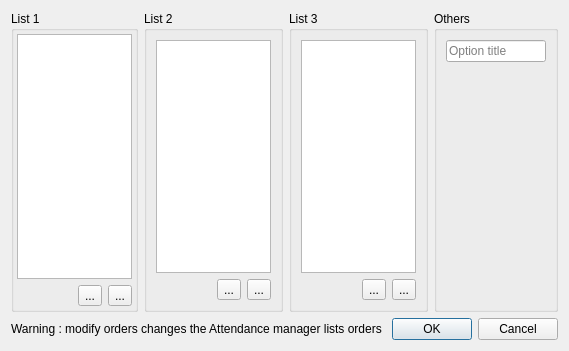
<?xml version="1.0" encoding="UTF-8"?>
<ui version="4.0">
 <class>AttendSettings</class>
 <widget class="QDialog" name="AttendSettings">
  <property name="geometry">
   <rect>
    <x>0</x>
    <y>0</y>
    <width>537</width>
    <height>351</height>
   </rect>
  </property>
  <property name="windowTitle">
   <string>Attendance settings</string>
  </property>
  <property name="locale">
   <locale language="English" country="UnitedKingdom"/>
  </property>
  <layout class="QVBoxLayout" name="verticalLayout">
   <item>
    <layout class="QHBoxLayout" name="horizontalLayout">
     <item>
      <widget class="QGroupBox" name="groupBox">
       <property name="title">
        <string>List 1</string>
       </property>
       <layout class="QVBoxLayout" name="verticalLayout_2">
        <property name="margin">
         <number>3</number>
        </property>
        <item>
         <widget class="QListWidget" name="listWidget_1st">
          <property name="locale">
           <locale language="English" country="UnitedKingdom"/>
          </property>
          <property name="dragEnabled">
           <bool>true</bool>
          </property>
          <property name="dragDropMode">
           <enum>QAbstractItemView::InternalMove</enum>
          </property>
          <property name="movement">
           <enum>QListView::Free</enum>
          </property>
          <property name="currentRow">
           <number>-1</number>
          </property>
         </widget>
        </item>
        <item>
         <layout class="QGridLayout" name="gridLayout">
          <item row="1" column="2">
           <widget class="QToolButton" name="removeButton_1st">
            <property name="text">
             <string>...</string>
            </property>
            <property name="icon">
             <iconset resource="../pics.qrc">
              <normaloff>:/pics/list-remove-32x32.png</normaloff>:/pics/list-remove-32x32.png</iconset>
            </property>
           </widget>
          </item>
          <item row="1" column="1">
           <widget class="QToolButton" name="addButton_1st">
            <property name="text">
             <string>...</string>
            </property>
            <property name="icon">
             <iconset resource="../pics.qrc">
              <normaloff>:/pics/list-add-32x32.png</normaloff>:/pics/list-add-32x32.png</iconset>
            </property>
           </widget>
          </item>
          <item row="1" column="0">
           <spacer name="horizontalSpacer">
            <property name="orientation">
             <enum>Qt::Horizontal</enum>
            </property>
            <property name="sizeHint" stdset="0">
             <size>
              <width>40</width>
              <height>20</height>
             </size>
            </property>
           </spacer>
          </item>
         </layout>
        </item>
       </layout>
      </widget>
     </item>
     <item>
      <widget class="QGroupBox" name="groupBox_2">
       <property name="title">
        <string>List 2</string>
       </property>
       <layout class="QVBoxLayout" name="verticalLayout_4">
        <item>
         <widget class="QListWidget" name="listWidget_2nd">
          <property name="dragEnabled">
           <bool>true</bool>
          </property>
          <property name="dragDropMode">
           <enum>QAbstractItemView::InternalMove</enum>
          </property>
          <property name="movement">
           <enum>QListView::Free</enum>
          </property>
         </widget>
        </item>
        <item>
         <layout class="QGridLayout" name="gridLayout_3">
          <item row="1" column="2">
           <widget class="QToolButton" name="removeButton_2nd">
            <property name="text">
             <string>...</string>
            </property>
            <property name="icon">
             <iconset resource="../pics.qrc">
              <normaloff>:/pics/list-remove-32x32.png</normaloff>:/pics/list-remove-32x32.png</iconset>
            </property>
           </widget>
          </item>
          <item row="1" column="1">
           <widget class="QToolButton" name="addButton_2nd">
            <property name="text">
             <string>...</string>
            </property>
            <property name="icon">
             <iconset resource="../pics.qrc">
              <normaloff>:/pics/list-add-32x32.png</normaloff>:/pics/list-add-32x32.png</iconset>
            </property>
           </widget>
          </item>
          <item row="1" column="0">
           <spacer name="horizontalSpacer_3">
            <property name="orientation">
             <enum>Qt::Horizontal</enum>
            </property>
            <property name="sizeHint" stdset="0">
             <size>
              <width>40</width>
              <height>20</height>
             </size>
            </property>
           </spacer>
          </item>
         </layout>
        </item>
       </layout>
      </widget>
     </item>
     <item>
      <widget class="QGroupBox" name="groupBox_3">
       <property name="title">
        <string>List 3</string>
       </property>
       <layout class="QVBoxLayout" name="verticalLayout_5">
        <item>
         <widget class="QListWidget" name="listWidget_3rd">
          <property name="dragEnabled">
           <bool>true</bool>
          </property>
          <property name="dragDropMode">
           <enum>QAbstractItemView::InternalMove</enum>
          </property>
          <property name="movement">
           <enum>QListView::Free</enum>
          </property>
          <property name="spacing">
           <number>4</number>
          </property>
         </widget>
        </item>
        <item>
         <layout class="QGridLayout" name="gridLayout_4">
          <item row="1" column="2">
           <widget class="QToolButton" name="removeButton_3rd">
            <property name="text">
             <string>...</string>
            </property>
            <property name="icon">
             <iconset resource="../pics.qrc">
              <normaloff>:/pics/list-remove-32x32.png</normaloff>:/pics/list-remove-32x32.png</iconset>
            </property>
           </widget>
          </item>
          <item row="1" column="1">
           <widget class="QToolButton" name="addButton_3rd">
            <property name="text">
             <string>...</string>
            </property>
            <property name="icon">
             <iconset resource="../pics.qrc">
              <normaloff>:/pics/list-add-32x32.png</normaloff>:/pics/list-add-32x32.png</iconset>
            </property>
           </widget>
          </item>
          <item row="1" column="0">
           <spacer name="horizontalSpacer_4">
            <property name="orientation">
             <enum>Qt::Horizontal</enum>
            </property>
            <property name="sizeHint" stdset="0">
             <size>
              <width>40</width>
              <height>20</height>
             </size>
            </property>
           </spacer>
          </item>
         </layout>
        </item>
       </layout>
      </widget>
     </item>
     <item>
      <widget class="QGroupBox" name="groupBox_4">
       <property name="title">
        <string>Others</string>
       </property>
       <layout class="QVBoxLayout" name="verticalLayout_6">
        <item>
         <widget class="QLineEdit" name="spinBox_1_labelEdit">
          <property name="minimumSize">
           <size>
            <width>100</width>
            <height>0</height>
           </size>
          </property>
          <property name="maxLength">
           <number>50</number>
          </property>
          <property name="placeholderText">
           <string>Option title</string>
          </property>
         </widget>
        </item>
        <item>
         <spacer name="verticalSpacer">
          <property name="orientation">
           <enum>Qt::Vertical</enum>
          </property>
          <property name="sizeHint" stdset="0">
           <size>
            <width>20</width>
            <height>40</height>
           </size>
          </property>
         </spacer>
        </item>
       </layout>
      </widget>
     </item>
    </layout>
   </item>
   <item>
    <layout class="QHBoxLayout" name="horizontalLayout_2">
     <item>
      <widget class="QLabel" name="label">
       <property name="text">
        <string>Warning : modify orders changes the Attendance manager lists orders </string>
       </property>
      </widget>
     </item>
     <item>
      <widget class="QDialogButtonBox" name="buttonBox">
       <property name="orientation">
        <enum>Qt::Horizontal</enum>
       </property>
       <property name="standardButtons">
        <set>QDialogButtonBox::Cancel|QDialogButtonBox::Ok</set>
       </property>
      </widget>
     </item>
    </layout>
   </item>
  </layout>
 </widget>
 <resources>
  <include location="../pics.qrc"/>
 </resources>
 <connections>
  <connection>
   <sender>buttonBox</sender>
   <signal>accepted()</signal>
   <receiver>AttendSettings</receiver>
   <slot>accept()</slot>
   <hints>
    <hint type="sourcelabel">
     <x>526</x>
     <y>330</y>
    </hint>
    <hint type="destinationlabel">
     <x>157</x>
     <y>274</y>
    </hint>
   </hints>
  </connection>
  <connection>
   <sender>buttonBox</sender>
   <signal>rejected()</signal>
   <receiver>AttendSettings</receiver>
   <slot>reject()</slot>
   <hints>
    <hint type="sourcelabel">
     <x>526</x>
     <y>336</y>
    </hint>
    <hint type="destinationlabel">
     <x>286</x>
     <y>274</y>
    </hint>
   </hints>
  </connection>
 </connections>
</ui>
